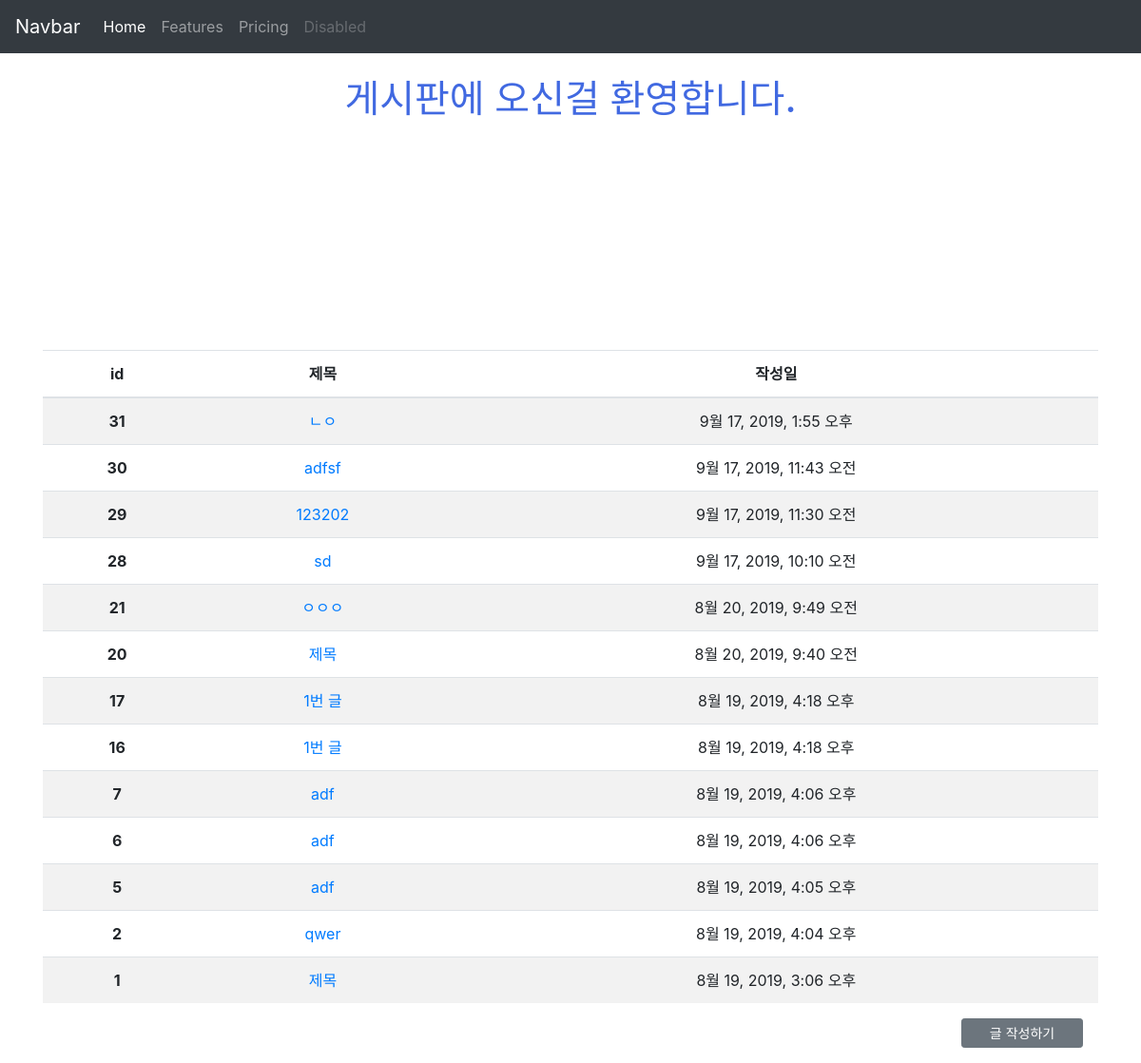
/articles/, run on an earlier commit of the app's database.
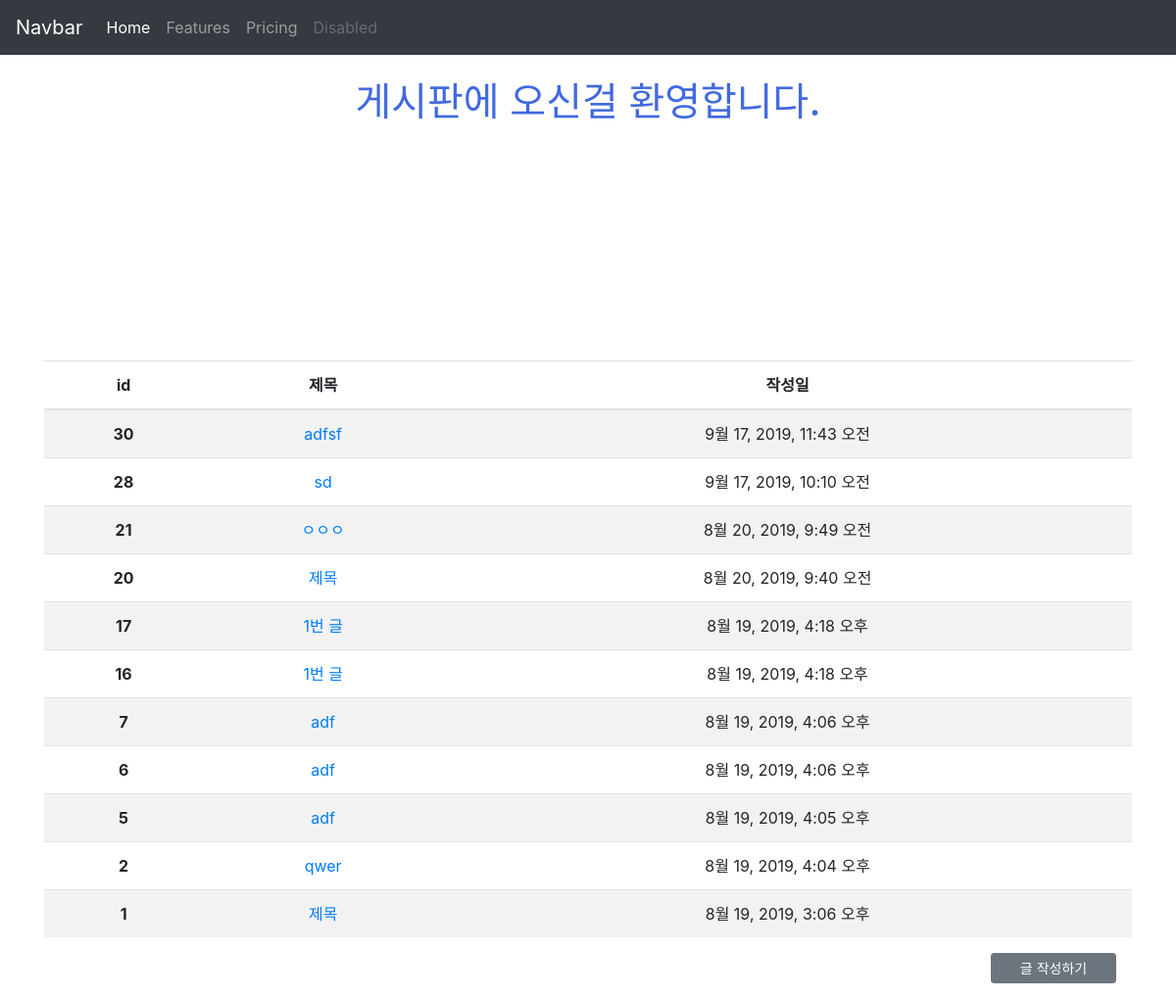
And on a later commit of the database.
### articles/models.py (models this page shows, shortened)
class Article(models.Model):
    title = models.CharField(max_length=10)
    content = models.TextField()
    image = models.ImageField(blank=True)
    image_thumbnail = ImageSpecField(
        processors=[ResizeToFill(300, 300)],
        format='JPEG',
        options={'quality': 80}
    )
    created_at = models.DateTimeField(auto_now_add=True)
    updated_at = models.DateTimeField(auto_now=True)

### articles/views.py (the view)
# urls.py: path('', views.index, name='index'),
def index(request):
    articles = Article.objects.order_by('-id')
    context = {
        'articles': articles
    }
    return render(request, 'articles/index.html', context)

### articles/templates/articles/index.html
{% extends 'articles/base.html' %}
{% load static %}
{% block css %}
<link rel="stylesheet" href="{% static 'articles/style.css' %}">
{% endblock %}
{% block body %}
<h1 class="my-4 text-center title">게시판에 오신걸 환영합니다.</h1>
<img class="d-block mx-auto"  height="200px" src="{% static 'articles/1.jpg' %}" alt="">
<table class="mt-3 table table-striped text-center">
    <thead>
      <tr>
        <th scope="col">id</th>
        <th scope="col">제목</th>
        <th scope="col">작성일</th>
      </tr>
    </thead>
    <tbody>
      {% for article in articles %}
      <tr>
        <th scope="row">{{ article.id }}</th>
        <td><a href="{% url 'articles:detail' article.pk %}">{{ article.title }}</a></td>
        <td>{{ article.created_at }}</td>
      </tr>
      {% endfor %}
    </tbody>
  </table>
  <a class="d-block mt-3 mr-3 ml-auto btn btn-secondary btn-sm mb-3" style="width:8rem;" href="{% url 'articles:create' %}">글 작성하기</a>
{% endblock %}

What changed in the data, as far as the page shows it:
removed Article: id "31", title "ㄴㅇ", created_at "9월 17, 2019, 1:55 오후"
removed Article: id "29", title "123202", created_at "9월 17, 2019, 11:30 오전"
